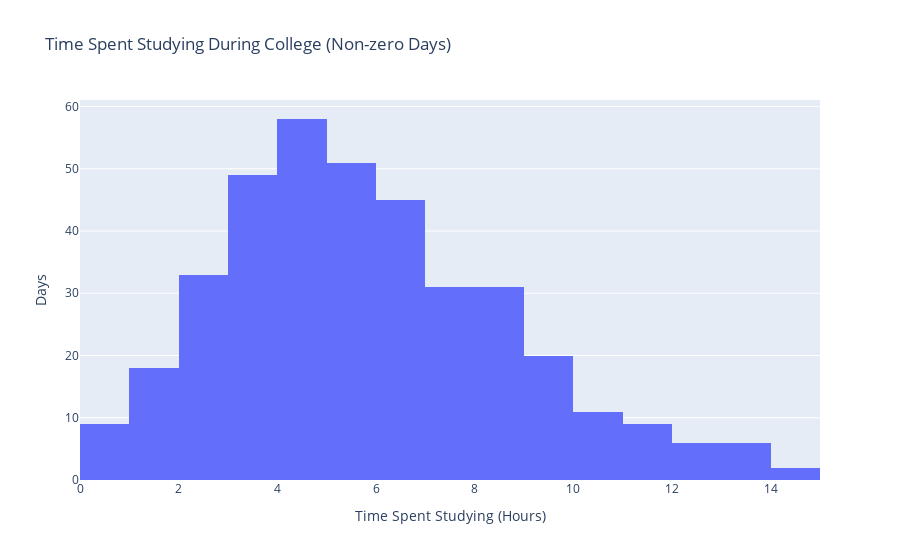

Notebook source saved alongside this figure:
### Code cell
fig = px.histogram(time_weekdays_nozero, x="study_decimal", title='Time Spent Studying During College (Non-zero Days)')
fig.update_xaxes(title_text='Time Spent Studying (Hours)')
fig.update_yaxes(title_text='Days')
fig.show()

### Figure 1 — Plotly figure (JSON) as saved in the notebook; plotly's stock layout.template omitted (floating-point values rounded to 4 significant figures; data arrays with more than 128 entries replaced by an {"elided": "..."} marker saying what was removed)
{"data": [{"alignmentgroup": "True", "bingroup": "x", "hovertemplate": "study_decimal=%{x}<br>count=%{y}<extra></extra>", "legendgroup": "", "marker": {"color": "#636efa"}, "name": "", "offsetgroup": "", "orientation": "v", "showlegend": false, "type": "histogram", "x": {"elided": "379 float values"}, "xaxis": "x", "yaxis": "y"}], "layout": {"barmode": "relative", "legend": {"tracegroupgap": 0}, "title": {"text": "Time Spent Studying During College (Non-zero Days)"}, "xaxis": {"anchor": "y", "domain": [0, 1], "title": {"text": "Time Spent Studying (Hours)"}}, "yaxis": {"anchor": "x", "domain": [0, 1], "title": {"text": "Days"}}}}
